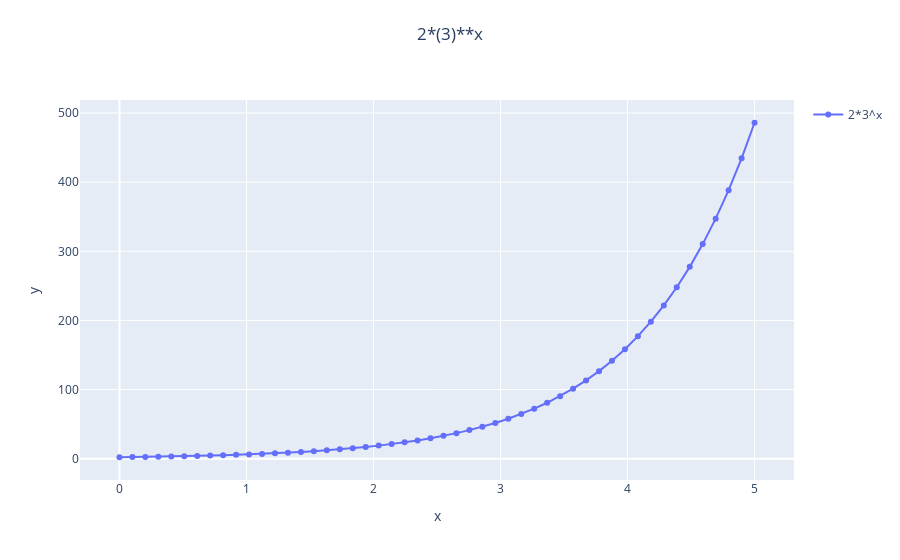

This figure's notebook cell:
### Markdown cell above
Start by defining the function:
```
f = 2*(3)**x
```
Then create a plot object using:
```
plot = graph_funs()
```
We can then add the function and its domain:
```
plot.add_fun(f, domain=[0, 5, 50])
```
You can then plot the graph and save it into an image using:
```
plot.plot_funs(plot_title="2*(3)**x", img_name="plot1.png")
```
Here, the plot is saved in <tt>plot1.png</tt>.

## Assignment: Plotting a function
Study the code and the shape of the graph.<br>
1. Click on the left to find the image <tt>plot1.png</tt>.<br>
   Click on <tt>plot1.png</tt> to see the plot.
2. Discuss the shape of the graph.
3. Why do you think the graph describes exponential growth?
4. Modify the function to plot:
  $$ y = \left( \frac{1}{2} \right)^x. $$
5. Discuss the shape of the new graph.
6. Why do you think the graph describes exponential decay?

### Code cell
# Define x as a symbolic variable
x = sp.symbols('x')

# Define exponential function
f = 2*(3)**x

# Create a graph object
plot = graph_funs()

# Add to the list of functions:
plot.add_fun(f, domain=[0, 5, 50])
plot.plot_funs(plot_title="2*(3)**x", img_name="plot1.png")

### Figure 1 — Plotly figure (JSON) as saved in the notebook; plotly's stock layout.template omitted (floating-point values rounded to 4 significant figures)
{"data": [{"mode": "lines+markers", "name": "2*3^x", "showlegend": true, "type": "scatter", "x": [0, 0.102, 0.2041, 0.3061, 0.4082, 0.5102, 0.6122, 0.7143, 0.8163, 0.9184, 1.02, 1.122, 1.224, 1.327, 1.429, 1.531, 1.633, 1.735, 1.837, 1.939, 2.041, 2.143, 2.245, 2.347, 2.449, 2.551, 2.653, 2.755, 2.857, 2.959, 3.061, 3.163, 3.265, 3.367, 3.469, 3.571, 3.673, 3.776, 3.878, 3.98, 4.082, 4.184, 4.286, 4.388, 4.49, 4.592, 4.694, 4.796, 4.898, 5], "y": [2, 2.237, 2.503, 2.8, 3.132, 3.503, 3.919, 4.384, 4.904, 5.485, 6.136, 6.864, 7.678, 8.589, 9.608, 10.75, 12.02, 13.45, 15.04, 16.83, 18.83, 21.06, 23.56, 26.35, 29.48, 32.97, 36.89, 41.26, 46.16, 51.63, 57.76, 64.61, 72.27, 80.85, 90.44, 101.2, 113.2, 126.6, 141.6, 158.4, 177.2, 198.2, 221.7, 248.0, 277.5, 310.4, 347.2, 388.4, 434.5, 486]}], "layout": {"autosize": false, "title": {"text": "2*(3)**x", "x": 0.5, "xanchor": "center", "y": 0.95, "yanchor": "top"}, "xaxis": {"title": {"text": "x"}}, "yaxis": {"title": {"text": "y"}}}}
